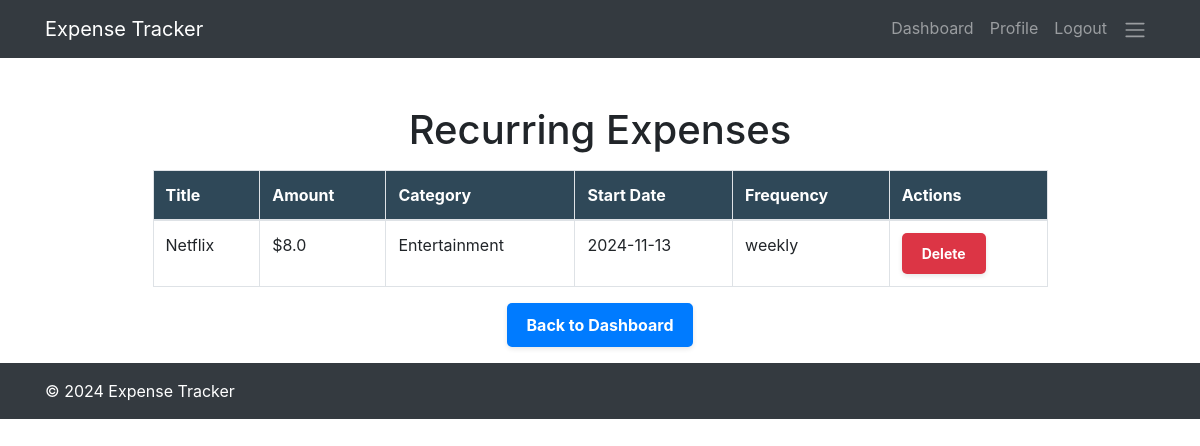
/view_recurring_expenses (signed in), run on the app's committed database.
### tables this page shows
CREATE TABLE recurring_expenses (
    id INTEGER PRIMARY KEY AUTOINCREMENT,
    user_id INTEGER NOT NULL,
    title TEXT NOT NULL,
    amount REAL NOT NULL,
    category TEXT NOT NULL,
    start_date TEXT NOT NULL,
    frequency TEXT NOT NULL,  -- e.g., 'monthly', 'weekly', etc.
    FOREIGN KEY (user_id) REFERENCES users(id)
);

### app.py (the view)
@app.route('/view_recurring_expenses')
def view_recurring_expenses():
    if 'user_id' not in session:
        return redirect(url_for('login'))  # Redirect to login if not logged in
    user_id = session['user_id']
    recurring_expenses = db.execute("SELECT * FROM recurring_expenses WHERE user_id = ?", user_id)
    return render_template('view_recurring_expenses.html', recurring_expenses=recurring_expenses)

### templates/view_recurring_expenses.html (shortened to what this page needs)
{% extends "layout.html" %}
{% block content %}
<div class="container mt-5">
    <div class="row justify-content-center">
        <div class="col-lg-10">
            <h1 class="text-center">Recurring Expenses</h1>
            <table class="table table-bordered mt-3">
                <thead>
                    <tr>
                        <th>Title</th>
                        <th>Amount</th>
                        <th>Category</th>
                        <th>Start Date</th>
                        <th>Frequency</th>
                        <th>Actions</th>
                    </tr>
                </thead>
                <tbody>
                    {% for expense in recurring_expenses %}
                    <tr>
                        <td>{{ expense.title }}</td>
                        <td>${{ expense.amount }}</td>
                        <td>{{ expense.category }}</td>
                        <td>{{ expense.start_date }}</td>
                        <td>{{ expense.frequency }}</td>
                        <td>
                            <form action="{{ url_for('delete_recurring_expense', expense_id=expense.id) }}" method="post" style="display: inline;">
                                <button type="submit" class="btn btn-danger btn-sm">Delete</button>
                            </form>
                        </td>
                    </tr>
                    {% endfor %}
                </tbody>
            </table>
            <p class="text-center mt-3"><a href="{{ url_for('dashboard') }}" class="btn btn-primary">Back to Dashboard</a></p>
        </div>
    </div>
</div>
{% endblock %}

### static/styles.css (style rules this page uses)
.btn { padding: 10px 20px; border-radius: 5px; color: white; text-decoration: none; font-weight: bold; border: none; transition: background-color 0.3s, transform 0.2s; display: inline-block; text-align: center; box-shadow: 0 2px 5px rgba(0, 0, 0, 0.1); }
th { background-color: #2F4858; color: white; }
th, td { border-bottom: 1px solid #ddd; }

### data on the page
recurring_expenses: title "Netflix", amount "8.0", category "Entertainment", start_date "2024-11-13", frequency "weekly"
